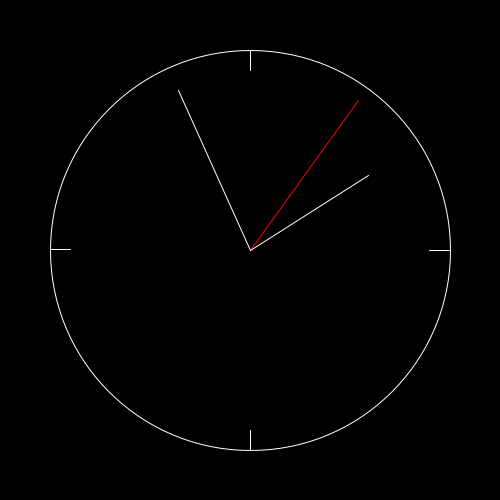
Frame 1 (no input)
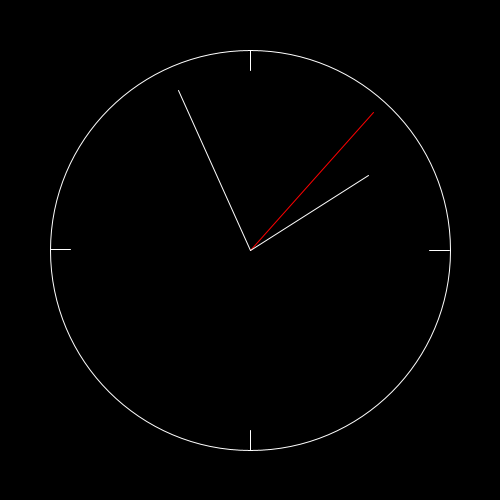
Frame 60 (the mouse pressed at the canvas centre just before this capture)
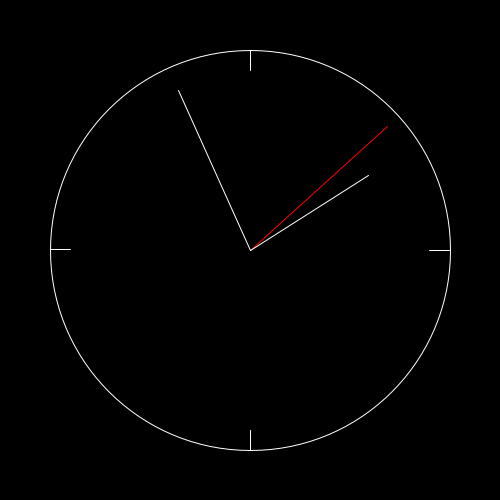
Frame 120 (the mouse held since frame 60 and released just before this capture)

The Processing sketch that drew these frames (run headless with seeded random() and noise(); from frame 60 on, the mouse is pressed at the canvas centre):

// Processing sketch: processing_171175
// ── processing_171175.pde

void setup()                                               
{
 size(500,500); 
}

void draw()
{
background(0,0,0);
fill(0,0,0);
stroke(255,255,255);









                                                              //Funktionen der Uhr

float durchmesser = 400;
float radius =durchmesser/2;

 
  translate(width/2,height/2);                                //Nullpunkt festlegen 
 


  
 
 
  ellipse(0,0,durchmesser,durchmesser);                        //Uhrrahmen
  
  
 
  
  
  
  
  
  
      for(int i = 0; i < 4; i++)                               //Viertelstriche
      {        
        line(0,radius,0,radius-20);   
        rotate(PI/2);   
      }
  
  
  
  
                                                               //Zeiger

  


    stroke(255,0,0);                                           //Sekunde
    float winkel = map(second(),0,60,0,2*PI);
    rotate(PI+winkel);
    line(0,0,0, radius-15);
    stroke(255,255,255);
  
    
  

 
rotate(-(PI+winkel));                                           //Koordinatensystem zurück drehen            

  
  

    winkel = map(minute(),0,60,0,2*PI);                         //Minute
    rotate(PI+winkel);
    line(0,0,0,radius-25);
  
  
  
  
rotate(-(PI+winkel));                                           //Koordinatensystem zurück drehen
    
    
    
  
    winkel = map(minute()+hour()*60,0,12*60,0,2*PI);            //Stunde
    rotate(PI+winkel);
    line(0,0,0,radius-60);
  
  

}
  
